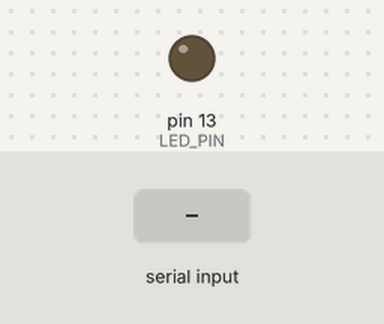
The sketch below on a simulated Arduino Uno, built with avr-gcc and run on an emulated ATmega328P. On the bench: output pins drawn as LEDs (lit = HIGH). Dashed ring = blinking. The test bench sets the inputs (shaded band).

Above: at 1.2 s.
1.3 s: "PERMISSION_WAIT\n" received over Serial
At 1.42 s:
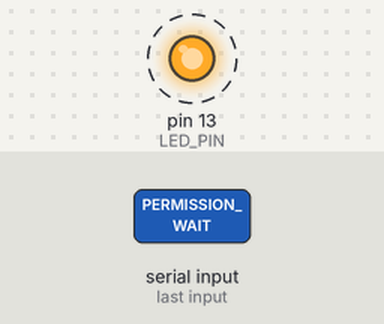
4.3 s: "TASK_DONE\n" received over Serial
At 5.4 s:
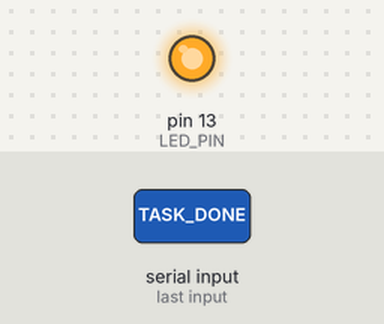
5.8 s: "ROUND_STOP\n" received over Serial
At 7.7 s:
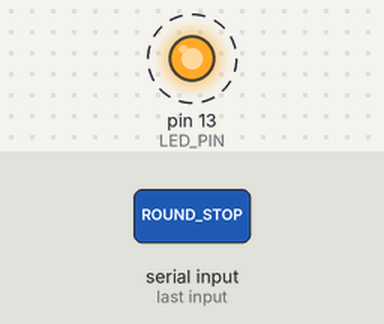
Timing chart, 0 to 14.8 s (numbered marks = the images above; inputs shaded):
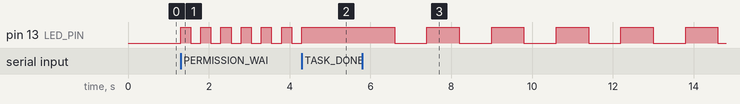

Measured:
- after the input at 1.3 s, pin 13 (LED_PIN): alternates HIGH for 0.25 s and LOW for 0.25 s, starting at once
- after the input at 4.3 s, pin 13 (LED_PIN): goes on until 4.3 s, then stays HIGH
- after the input at 5.8 s, pin 13 (LED_PIN): alternates HIGH for 0.80 s and LOW for 0.80 s, starting after 0.80 s

The sketch:

main.ino
```cpp
const int LED_PIN = LED_BUILTIN;

String currentState = "IDLE";
unsigned long lastBlinkMs = 0;
bool ledState = false;

void setup() {
  pinMode(LED_PIN, OUTPUT);
  digitalWrite(LED_PIN, LOW);

  Serial.begin(115200);
  while (!Serial) {
    delay(10);
  }

  currentState = "IDLE";
}

void loop() {
  if (Serial.available() > 0) {
    String line = Serial.readStringUntil('\n');
    line.trim();
    handleCommand(line);
  }

  updateLed();
}

void handleCommand(const String& command) {
  // 兼容原版事件，保持默认示例行为不变。
  // 如果后续要支持新 signal，可以从这里继续扩展分支判断。
  if (command == "PERMISSION_WAIT") {
    currentState = "WAITING_PERMISSION";
  } else if (command == "TASK_DONE") {
    currentState = "TASK_DONE";
  } else if (command == "ROUND_STOP") {
    currentState = "ROUND_STOP";
  }
  // 新增的更解耦 signal 如果当前固件未处理，会被自然忽略。
}

void updateLed() {
  unsigned long now = millis();

  if (currentState == "WAITING_PERMISSION") {
    if (now - lastBlinkMs >= 250) {
      lastBlinkMs = now;
      ledState = !ledState;
      digitalWrite(LED_PIN, ledState ? HIGH : LOW);
    }
    return;
  }

  if (currentState == "TASK_DONE") {
    digitalWrite(LED_PIN, HIGH);
    return;
  }

  if (currentState == "ROUND_STOP") {
    if (now - lastBlinkMs >= 800) {
      lastBlinkMs = now;
      ledState = !ledState;
      digitalWrite(LED_PIN, ledState ? HIGH : LOW);
    }
    return;
  }

  digitalWrite(LED_PIN, LOW);
}
```
